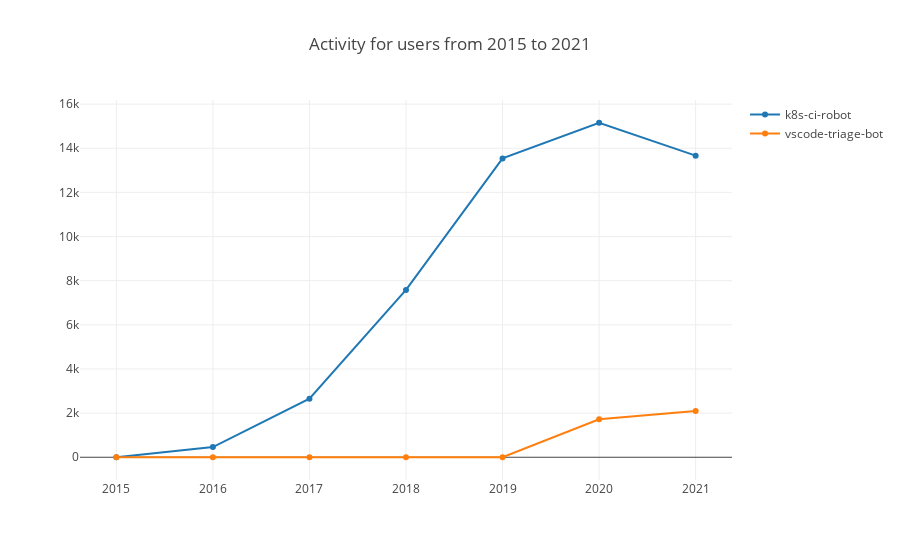

The notebook cell this image was saved under:
### Markdown cell above
- getUserActivity

This function will return the user activity with the config param.

Here is an example of k8s-ci-robot and vscode-triage-bot by year from 2015 to 2021.

### Code cell
var startYear = 2015, startMonth = 1, endYear = 2021, endMonth = 12, x = [];
for (let y = startYear; y <= endYear; y++) x.push(`${y}`);
openDigger.index.activity.getUserActivity({userLogins: ['k8s-ci-robot', 'vscode-triage-bot'], startYear, startMonth, endYear, endMonth, groupTimeRange: 'year'}).then(data => {
    openDigger.render.plotly(data.map(row => {
        return { x, y: row.activity, mode: 'scatter', name: row.name };
    }), {title: `Activity for users from ${startYear} to ${endYear}`, xaxis: {type: 'category'}});
});

### Figure 1 — Plotly figure (JSON) as saved in the notebook; plotly's stock layout.template omitted (floating-point values rounded to 4 significant figures)
{"data": [{"mode": "scatter", "name": "k8s-ci-robot", "x": ["2015", "2016", "2017", "2018", "2019", "2020", "2021"], "y": [0, 462.4, 2656.0, 7582.0, 13540.0, 15160.0, 13670.0]}, {"mode": "scatter", "name": "vscode-triage-bot", "x": ["2015", "2016", "2017", "2018", "2019", "2020", "2021"], "y": [0, 0, 0, 0, 0, 1723.0, 2093.0]}], "layout": {"autosize": true, "title": {"text": "Activity for users from 2015 to 2021"}, "xaxis": {"autorange": true, "range": [-0.3544, 6.354], "type": "category"}, "yaxis": {"autorange": true, "range": [-1251.0, 16410.0], "type": "linear"}}}
